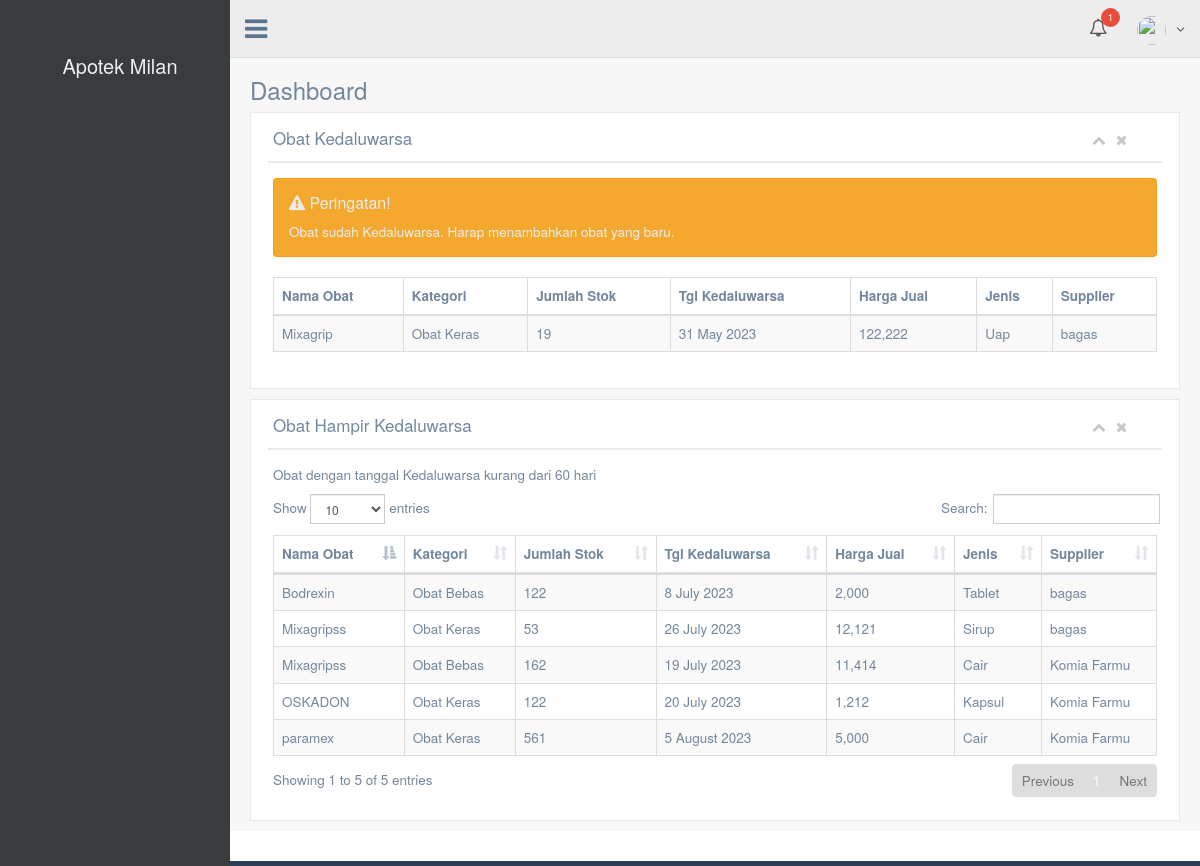
The page /index.php/example/table_exp on the database its author committed.
### tables this page shows
CREATE TABLE `obats` (
  `id_obat` int(4) NOT NULL,
  `kode_obat` varchar(7) NOT NULL,
  `nama_obat` varchar(30) NOT NULL,
  `jmlh_stok` int(11) NOT NULL,
  `unit` varchar(20) NOT NULL,
  `nama_kategori` varchar(30) NOT NULL,
  `tgl_beli` date DEFAULT NULL,
  `tgl_kadaluarsa` date NOT NULL,
  `des_obat` text NOT NULL,
  `harga_obat` int(11) NOT NULL,
  `harga_jual` int(11) NOT NULL,
  `nama_supplier` varchar(30) NOT NULL
);

### application/libraries/Template.php (called while the page is built, shortened)
<?php
class Template {
    var $CI;
    function __construct() {
        $this->CI = & get_instance();
    }
    function set_parser($parser, $method = NULL) {
        $this->CI->load->library($parser);
    }
    function write_view($region, $view, $data = NULL, $overwrite = FALSE) {
        $content = $this->CI->load->view($view, $data, TRUE);
    }
}

### application/controllers/Example.php (called while the page is built, shortened)
<?php defined('BASEPATH') OR exit('No direct script access allowed');
class Example extends CI_Controller
{
	function __construct()
	{
        $data['nullstock'] = $this->apotek_data->countstock();
        $data['nullex'] = $this->apotek_data->countex();
        $this->template->write_view('sidenavs', 'template/default_sidenavs', true);
		$this->template->write_view('navs', 'template/default_topnavs.php', $data, true);
	}
	function table_exp() {
		$data['table_exp'] = $this->apotek_data->expired()->result();
		$data['table_alex'] = $this->apotek_data->almostex()->result();
		$this->template->write('title', 'Obat Kadaluarsa', TRUE);
		$this->template->write('header', 'Dashboard');
		$this->template->write_view('content', 'tes/table_exp', $data, true);
		$this->template->render();
	}
}

### index.php (called while the page is built, shortened)
<?php
require_once BASEPATH.'core/CodeIgniter.php';

### application/models/apotek_data.php (called while the page is built, shortened)
<?php
class Apotek_data extends CI_Model
{
    function expired(){
        return $this->db->query('SELECT * FROM obats WHERE tgl_kadaluarsa BETWEEN DATE_SUB(NOW(), INTERVAL 40 YEAR) AND NOW()');
    }
    function almostex(){
        return $this->db->query('SELECT * FROM obats WHERE tgl_kadaluarsa BETWEEN NOW() AND DATE_ADD(NOW(), INTERVAL 60 DAY)');
    }
    function countex(){
    $ce = $this->db->query('SELECT * FROM obats WHERE tgl_kadaluarsa BETWEEN DATE_SUB(NOW(), INTERVAL 100 YEAR) AND NOW()');
        $nullex = $ce->num_rows();
        return $nullex;
    }
}

### application/views/tes/table_exp.php (the view)
  <div class="row">
  <div class="col-md-12 col-sm-12 col-xs-12">
    <div class="x_panel">
      <div class="x_title">
        <h2>Obat Kedaluwarsa</h2>
        <ul class="nav navbar-right panel_toolbox">
          <li><a class="collapse-link"><i class="fa fa-chevron-up"></i></a>
          </li>
          <li><a class="close-link"><i class="fa fa-close"></i></a>
          </li>
        </ul>
        <div class="clearfix">
        </div>
      </div>
      <div class="x_content">
        <?php if ($nullex > 0) : ?>
            <div class="alert alert-warning">
              <h4><i class="fa fa-warning"></i> Peringatan!</h4> Obat sudah Kedaluwarsa. Harap menambahkan obat yang baru.
            </div>
        <?php endif; ?>
        <table id="datatable" class="table table-striped table-bordered">
          <thead>
            <tr>
              <th>Nama Obat</th>
              <th>Kategori</th>
              <th>Jumlah Stok</th>
              <th>Tgl Kedaluwarsa</th>
              <th>Harga Jual</th>
              <th>Jenis</th>
              <th>Supplier</th>
            </tr>
          </thead>
          <tbody>
            <?php foreach($table_exp as $ex){ ?>
            <tr>
              <td><?php echo $ex->nama_obat ?></td>
              <td><?php echo $ex->nama_kategori ?></td>
              <td><?php echo $ex->jmlh_stok ?></td>
              <td><?php echo date('j F Y',strtotime($ex->tgl_kadaluarsa)); ?></td>
              <td><?php echo number_format($ex->harga_jual) ?></td>
              <td><?php echo $ex->unit ?></td>
              <td><?php echo $ex->nama_supplier ?></td>
            </tr>
            <?php } ?>
          </tbody>
        </table>
    </div>
  </div>
</div>
  </div>
    <div class="row">
  <div class="col-md-12 col-sm-12 col-xs-12">
    <div class="x_panel">
      <div class="x_title">
        <h2>Obat Hampir Kedaluwarsa</h2>
        <ul class="nav navbar-right panel_toolbox">
          <li><a class="collapse-link"><i class="fa fa-chevron-up"></i></a>
          </li>
          <li><a class="close-link"><i class="fa fa-close"></i></a>
          </li>
        </ul>
        <div class="clearfix">
        </div>
      </div>
      <div class="x_content">
        <p>Obat dengan tanggal Kedaluwarsa kurang dari 60 hari</p>
        <table id="nambah" class="table table-striped table-bordered">
          <thead>
            <tr>
              <th>Nama Obat</th>
              <th>Kategori</th>
              <th>Jumlah Stok</th>
              <th>Tgl Kedaluwarsa</th>
              <th>Harga Jual</th>
              <th>Jenis</th>
              <th>Supplier</th>
            </tr>
          </thead>
          <tbody>
            <?php foreach($table_alex as $ax){ ?>
            <tr>
              <td><?php echo $ax->nama_obat ?></td>
              <td ><?php echo $ax->nama_kategori ?></td>
              <td><?php echo $ax->jmlh_stok ?></td>
              <td><?php echo date('j F Y',strtotime($ax->tgl_kadaluarsa)); ?></td>
              <td><?php echo number_format($ax->harga_jual) ?></td>
              <td><?php echo $ax->unit ?></td>
              <td><?php echo $ax->nama_supplier ?></td>
            </tr>
            <?php } ?>
          </tbody>
        </table>
    </div>
  </div>
</div>
  </div>

### rows shown on the page
obats: nama_obat "Mixagrip", nama_kategori "Obat Keras", jmlh_stok "19", tgl_kadaluarsa "31 May 2023", harga_jual "122,222", unit "Uap", nama_supplier "bagas"
obats: nama_obat "Bodrexin", nama_kategori "Obat Bebas", jmlh_stok "122", tgl_kadaluarsa "8 July 2023", harga_jual "2,000", unit "Tablet", nama_supplier "bagas"
obats: nama_obat "Mixagripss", nama_kategori "Obat Keras", jmlh_stok "53", tgl_kadaluarsa "26 July 2023", harga_jual "12,121", unit "Sirup", nama_supplier "bagas"
obats: nama_obat "Mixagripss", nama_kategori "Obat Bebas", jmlh_stok "162", tgl_kadaluarsa "19 July 2023", harga_jual "11,414", unit "Cair", nama_supplier "Komia Farmu"
obats: nama_obat "OSKADON", nama_kategori "Obat Keras", jmlh_stok "122", tgl_kadaluarsa "20 July 2023", harga_jual "1,212", unit "Kapsul", nama_supplier "Komia Farmu"
obats: nama_obat "paramex", nama_kategori "Obat Keras", jmlh_stok "561", tgl_kadaluarsa "5 August 2023", harga_jual "5,000", unit "Cair", nama_supplier "Komia Farmu"

### other values the page prints
$nulltol "1"
$header "Dashboard"
